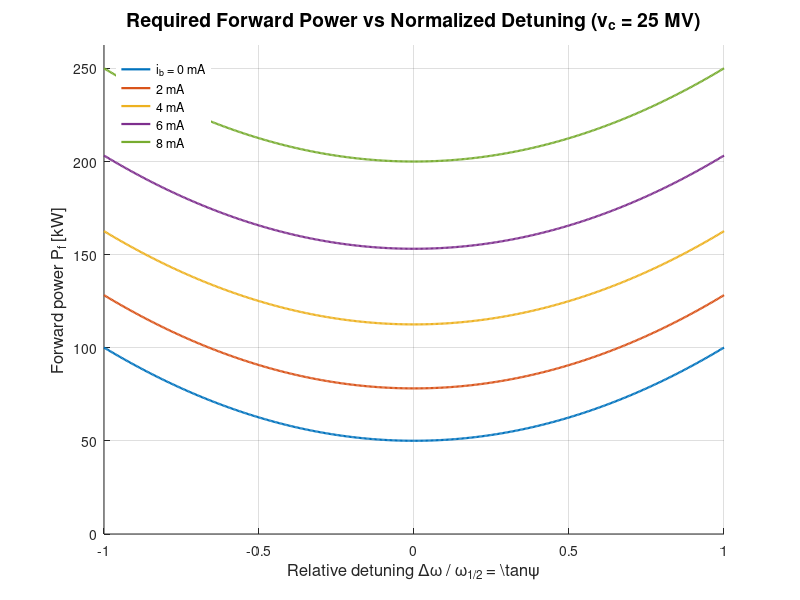

MATLAB code to generate this figure:
%% Fig.2.4-2: Required Forward Power vs Relative Detuning
clear; clc; close all;

% 1) Physical constants
f_half   = 217;               % Hz (half-bandwidth)
omega_h  = 2*pi*f_half;       % rad/s
C        = 0.235e-12;         % F
Rl       = 1/(2*omega_h*C);   % Ohm (shunt impedance)
vc       = 25e6;              % V (cavity voltage)

% 2) Beam currents [A]
ib_list = [0, 2e-3, 4e-3, 6e-3, 8e-3];

% 3) Normalized detuning axis: x = Δω/ω_half = tan(ψ)
x = linspace(-1, 1, 500);

% 4) Precompute cavity current term
ic = vc / (2 * Rl);  % [A]

% 5) Plot setup
figure('Position',[100 100 720 500]); hold on; grid on;
cols = lines(numel(ib_list));

for k = 1:numel(ib_list)
    ib = ib_list(k);
    
    % 5.1) Steady-state generator current i_g(ψ)
    %     = i_b + (v_c / 2R_L)*(1 + j*tanψ)
    ig = ib + ic*(1 + 1i * x);
    
    % 5.2) Forward power Pf(ψ) = 1/2 R_L |i_g|^2  [W] → [kW]
    Pf = 0.5 * Rl * abs(ig).^2 / 1e3;
    
    % 5.3) Plot
    plot(x, Pf, 'LineWidth', 1.6, 'Color', cols(k,:));
end

% 6) Labels & styling
xlabel('Relative detuning \Delta\omega / \omega_{1/2} = \tan\psi', 'FontSize',12);
ylabel('Forward power P_f [kW]', 'FontSize',12);
title('Required Forward Power vs Normalized Detuning (v_c = 25 MV)', 'FontSize',14);
xlim([-1 1]); ylim([0 max(Pf)*1.05]);

legend("i_b = 0 mA", "2 mA", "4 mA", "6 mA", "8 mA", ...
       'Location','northwest', 'Box','off');

hold off;
